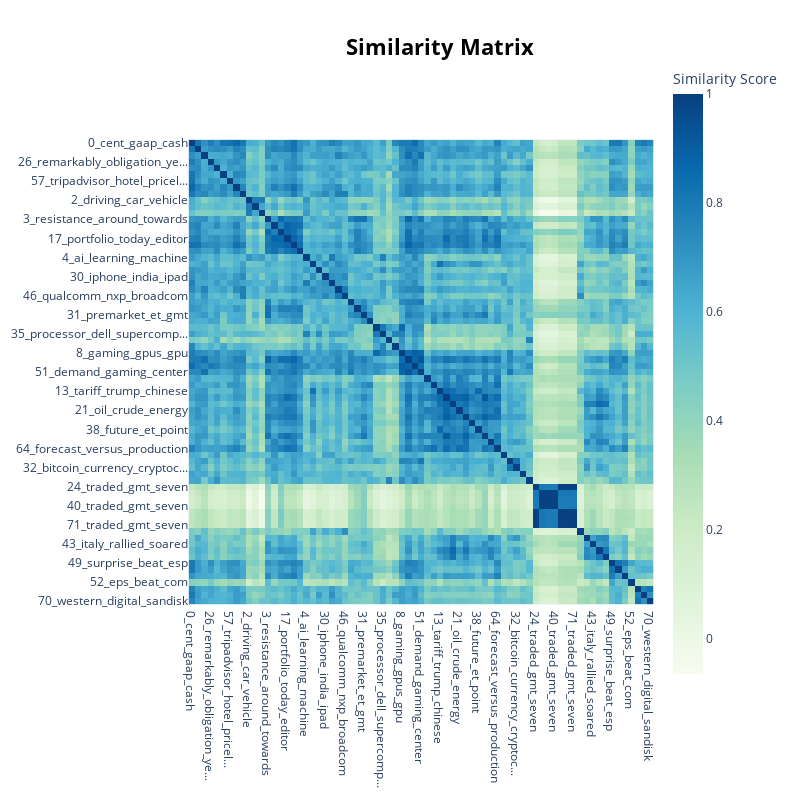

Notebook code for this chart:
### Code cell
bert_topic.visualize_heatmap(n_clusters=15)

### Figure 1 — Plotly figure (JSON) as saved in the notebook; plotly's stock layout.template omitted (floating-point values rounded to 4 significant figures; data arrays with more than 128 entries replaced by an {"elided": "..."} marker saying what was removed)
{"data": [{"coloraxis": "coloraxis", "hovertemplate": "x: %{x}<br>y: %{y}<br>Similarity Score: %{z}<extra></extra>", "name": "0", "type": "heatmap", "x": ["0_cent_gaap_cash", "1_etf_fund_exposure", "10_micron_dram_mu", "26_remarkably_obligation_ye...", "33_netflix_streaming_original", "50_instrument_texas_ti", "57_tripadvisor_hotel_pricel...", "62_applied_material_amat", "66_broadcom_avgo_amgen", "2_driving_car_vehicle", "39_tesla_musk_driving", "56_baidu_apollo_driving", "3_resistance_around_towards", "7_tracey_podcast_value", "11_trading_call_vix", "17_portfolio_today_editor", "20_cap_short_small", "42_illumina_missed_biotech", "4_ai_learning_machine", "27_huawei_chinese_hikvision", "28_mellanox_ethernet_switch", "30_iphone_india_ipad", "44_microsoft_google_azure", "45_tsmc_chang_samsung", "46_qualcomm_nxp_broadcom", "5_target_rating_reiterates", "23_corporation_swing_therap...", "31_premarket_et_gmt", "72_nike_apparel_lilly", "6_radeon_graphic_gpu", "35_processor_dell_supercomp...", "53_game_stadium_gaming", "61_cadence_design_verificat...", "8_gaming_gpus_gpu", "18_projected_climb_roughly", "29_datacenter_graphic_gaming", "51_demand_gaming_center", "9_close_performer_settle", "12_walmart_retailer_wmt", "13_tariff_trump_chinese", "14_dow_trump_boeing", "15_percent_yield_dollar", "21_oil_crude_energy", "22_point_percent_wall", "34_coronavirus_virus_outbreak", "38_future_et_point", "55_dow_closed_jones", "58_inflation_fed_bank", "64_forecast_versus_production", "16_facebook_user_ad", "19_mining_cryptocurrency_cr...", "32_bitcoin_currency_cryptoc...", "59_softbank_vision_fund", "63_game_esports_activision", "24_traded_gmt_seven", "25_traded_gmt_seven", "36_traded_gmt_seven", "40_traded_gmt_seven", "48_traded_gmt_seven", "54_traded_gmt_seven", "71_traded_gmt_seven", "37_qualcomm_patent_commission", "41_scenario_oil_pivot", "43_italy_rallied_soared", "47_brexit_bank_vote", "69_greece_bank_euro", "49_surprise_beat_esp", "60_ratio_peg_value", "65_period_member_eps", "52_eps_beat_com", "67_storage_pure_pstg", "68_netapp_cloud_flash", "70_western_digital_sandisk"], "xaxis": "x", "y": ["0_cent_gaap_cash", "1_etf_fund_exposure", "10_micron_dram_mu", "26_remarkably_obligation_ye...", "33_netflix_streaming_original", "50_instrument_texas_ti", "57_tripadvisor_hotel_pricel...", "62_applied_material_amat", "66_broadcom_avgo_amgen", "2_driving_car_vehicle", "39_tesla_musk_driving", "56_baidu_apollo_driving", "3_resistance_around_towards", "7_tracey_podcast_value", "11_trading_call_vix", "17_portfolio_today_editor", "20_cap_short_small", "42_illumina_missed_biotech", "4_ai_learning_machine", "27_huawei_chinese_hikvision", "28_mellanox_ethernet_switch", "30_iphone_india_ipad", "44_microsoft_google_azure", "45_tsmc_chang_samsung", "46_qualcomm_nxp_broadcom", "5_target_rating_reiterates", "23_corporation_swing_therap...", "31_premarket_et_gmt", "72_nike_apparel_lilly", "6_radeon_graphic_gpu", "35_processor_dell_supercomp...", "53_game_stadium_gaming", "61_cadence_design_verificat...", "8_gaming_gpus_gpu", "18_projected_climb_roughly", "29_datacenter_graphic_gaming", "51_demand_gaming_center", "9_close_performer_settle", "12_walmart_retailer_wmt", "13_tariff_trump_chinese", "14_dow_trump_boeing", "15_percent_yield_dollar", "21_oil_crude_energy", "22_point_percent_wall", "34_coronavirus_virus_outbreak", "38_future_et_point", "55_dow_closed_jones", "58_inflation_fed_bank", "64_forecast_versus_production", "16_facebook_user_ad", "19_mining_cryptocurrency_cr...", "32_bitcoin_currency_cryptoc...", "59_softbank_vision_fund", "63_game_esports_activision", "24_traded_gmt_seven", "25_traded_gmt_seven", "36_traded_gmt_seven", "40_traded_gmt_seven", "48_traded_gmt_seven", "54_traded_gmt_seven", "71_traded_gmt_seven", "37_qualcomm_patent_commission", "41_scenario_oil_pivot", "43_italy_rallied_soared", "47_brexit_bank_vote", "69_greece_bank_euro", "49_surprise_beat_esp", "60_ratio_peg_value", "65_period_member_eps", "52_eps_beat_com", "67_storage_pure_pstg", "68_netapp_cloud_flash", "70_western_digital_sandisk"], "yaxis": "y", "z": {"elided": "73x73 float values"}}], "layout": {"coloraxis": {"colorbar": {"title": {"text": "Similarity Score"}}, "colorscale": [[0, "rgb(247,252,240)"], [0.125, "rgb(224,243,219)"], [0.25, "rgb(204,235,197)"], [0.375, "rgb(168,221,181)"], [0.5, "rgb(123,204,196)"], [0.625, "rgb(78,179,211)"], [0.75, "rgb(43,140,190)"], [0.875, "rgb(8,104,172)"], [1, "rgb(8,64,129)"]]}, "height": 800, "hoverlabel": {"bgcolor": "white", "font": {"family": "Rockwell", "size": 16}}, "legend": {"title": {"text": "Trend"}}, "margin": {"t": 60}, "showlegend": true, "title": {"font": {"color": "Black", "size": 22}, "text": "<b>Similarity Matrix</b>", "x": 0.55, "xanchor": "center", "y": 0.95, "yanchor": "top"}, "width": 800, "xaxis": {"anchor": "y", "constrain": "domain", "domain": [0, 1], "scaleanchor": "y"}, "yaxis": {"anchor": "x", "autorange": "reversed", "constrain": "domain", "domain": [0, 1]}}}
